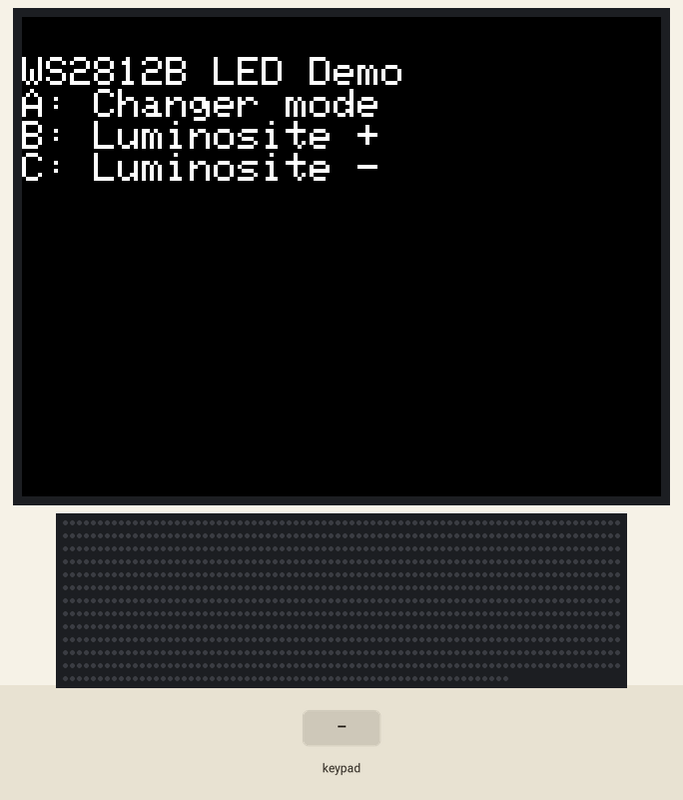
Recording of a sketch running on a simulated ESP32. Shown: 320×240 colour display, 1024 RGB LEDs in strip order, left to right, continuing on the next row. The test bench sets the inputs (shaded band). Dim RGB values are drawn brighter than linear; random numbers use the default seed unless the sketch sets one.

Above: at 1.4 s.
1.5 s: key 'A' pressed
At 3.3 s:
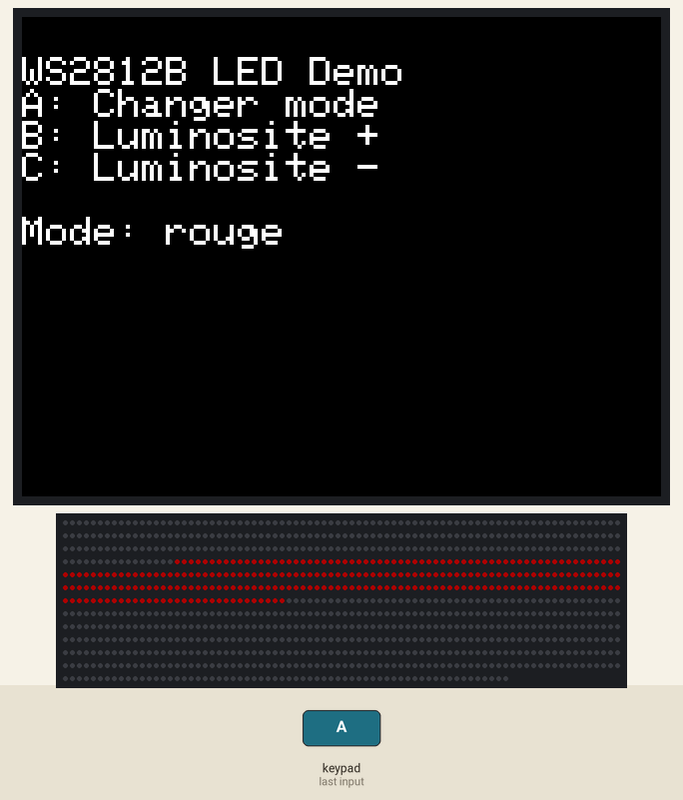
3.6 s: key 'A' pressed
At 4.9 s:
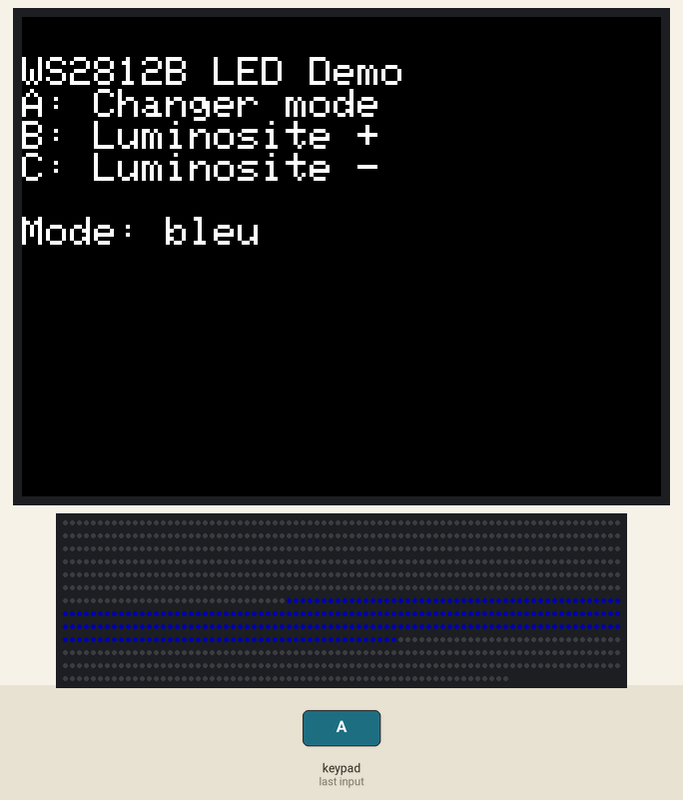
5.7 s: key 'B' pressed
At 6.9 s:
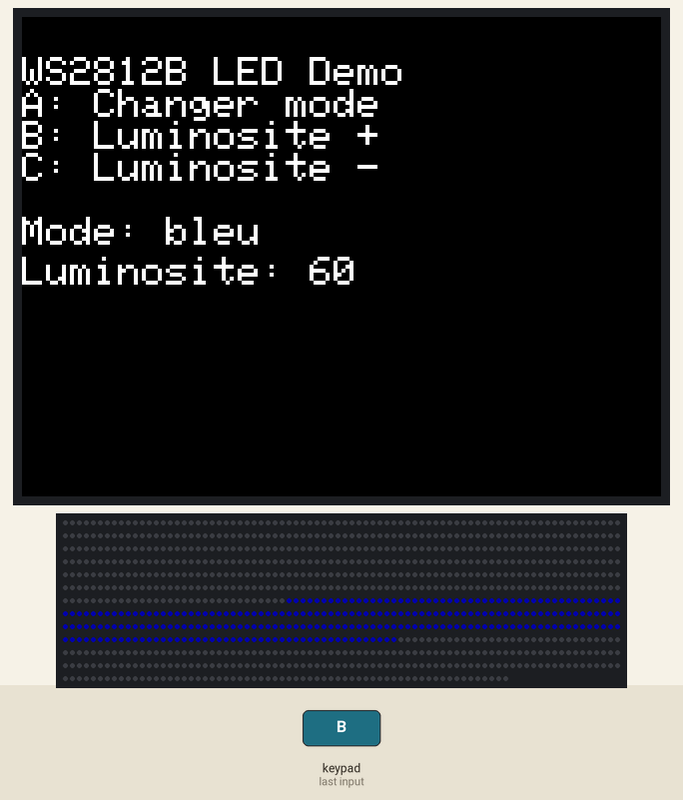
7.2 s: key 'C' pressed
8.7 s: key 'A' pressed
At 10.0 s:
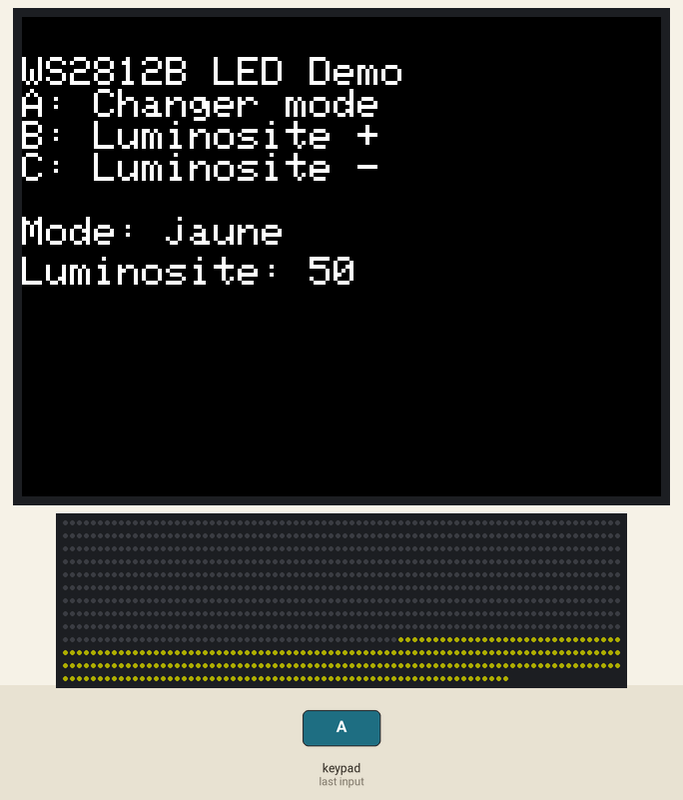
10.8 s: key 'A' pressed
At 12.1 s:
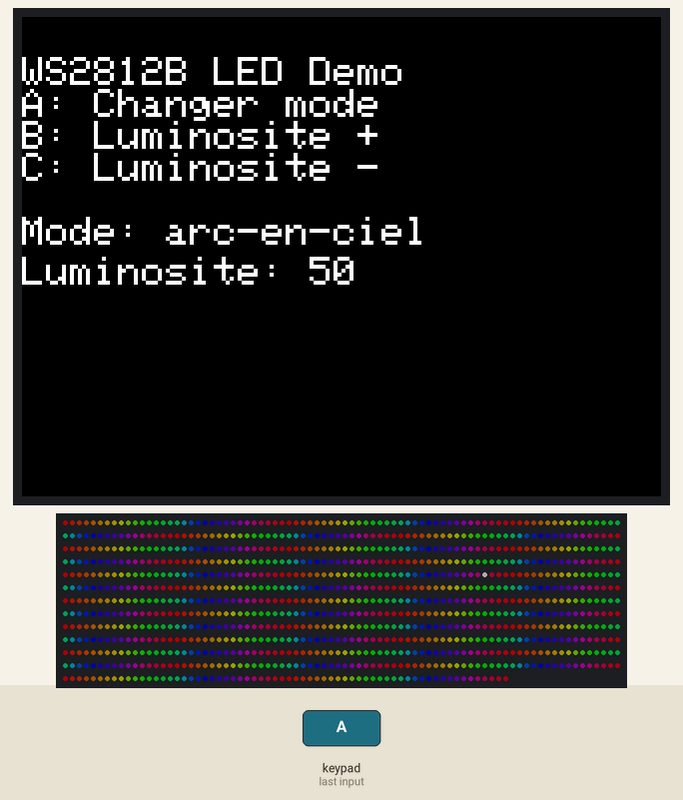
Timing chart, 0 to 13.3 s (numbered marks = the images above; inputs shaded):
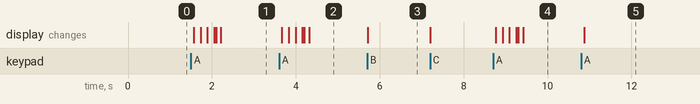

The sketch:

LEDs_Couleurs_Tapis.ino
```cpp
#include <FastLED.h>
#include <M5Core2.h>

// Configuration des LEDs
#define NUM_LEDS 1024     // 4 matrices de 256 LEDs
#define DATA_PIN 33       // Pin GPIO connecté au fil de données (DIN) de la bande
#define LED_TYPE WS2812B  // Type de LED
#define COLOR_ORDER GRB   // Ordre des couleurs pour WS2812B

const uint8_t MATRIX_WIDTH = 16;
const uint8_t MATRIX_HEIGHT = 16;
const uint16_t MATRIX_SIZE = 256; // Taille d'une matrice

// Tableau pour stocker l'état des LEDs
CRGB leds[NUM_LEDS];

// Variables pour les animations
uint8_t gHue = 0;        // Teinte variable pour les animations
uint8_t mode = 0;        // Mode d'animation actuel

void clearAllMatrices() {
  FastLED.clear();
  FastLED.show();
}

void rainbow() {
  fill_rainbow(leds, NUM_LEDS, gHue, 8);
}

void rainbowWithGlitter() {
  rainbow();
  if (random8() < 80) {
    leds[random16(NUM_LEDS)] += CRGB::White;
  }
}

String choixCouleur(int colorChoice) {
  clearAllMatrices(); // Éteindre toutes les matrices avant d'allumer la nouvelle

  CRGB color;
  String couleur;
  uint16_t matrixOffset;

  switch (colorChoice) {
    case 0: // Vert - Première matrice
      color = CRGB::Green;
      couleur = "vert";
      matrixOffset = 0;
      break;
    case 1: // Rouge - Deuxième matrice
      color = CRGB::Red;
      couleur = "rouge";
      matrixOffset = MATRIX_SIZE;
      break;
    case 2: // Bleu - Troisième matrice
      color = CRGB::Blue;
      couleur = "bleu";
      matrixOffset = MATRIX_SIZE * 2;
      break;
    case 3: // Jaune - Quatrième matrice
      color = CRGB::Yellow;
      couleur = "jaune";
      matrixOffset = MATRIX_SIZE * 3;
      break;
    case 4: // Mode arc-en-ciel sur toutes les matrices
      couleur = "arc-en-ciel";
      rainbowWithGlitter();
      FastLED.show();
      EVERY_N_MILLISECONDS(20) { gHue++; }
      return couleur;
    default:
      color = CRGB::White;
      couleur = "défaut";
      matrixOffset = 0;
      break;
  }

  if (colorChoice <= 3) { // Pour les modes de couleur unique
    splash(color, matrixOffset);
  }

  EVERY_N_MILLISECONDS(20) { gHue++; }
  return couleur;
}

void splash(CRGB color, uint16_t matrixOffset) {
  for (uint8_t size = 2; size <= MATRIX_WIDTH; size += 2) {
    int centerX = MATRIX_WIDTH / 2;
    int centerY = MATRIX_HEIGHT / 2;
    int startX = centerX - size / 2;
    int startY = centerY - size / 2;
    int endX = startX + size;
    int endY = startY + size;

    for (int x = startX; x < endX; ++x) {
      for (int y = startY; y < endY; ++y) {
        if (x >= 0 && x < MATRIX_WIDTH && y >= 0 && y < MATRIX_HEIGHT) {
          leds[XY(x, y, matrixOffset)] = color;
        }
      }
    }
    FastLED.show();
    delay(50);
    FastLED.clear();
  }

  // Remplir la matrice entière à la fin de l'animation
  for (int i = 0; i < MATRIX_SIZE; i++) {
    leds[i + matrixOffset] = color;
  }
  FastLED.show();
}

uint16_t XY(uint8_t x, uint8_t y, uint16_t matrixOffset) {
  uint16_t i;
  if (y % 2 == 0) {
    // Even rows run forward
    i = (y * MATRIX_WIDTH) + x;
  } else {
    // Odd rows run backward
    i = (y * MATRIX_WIDTH) + (MATRIX_WIDTH - 1 - x);
  }
  return i + matrixOffset; // Ajouter l'offset pour sélectionner la bonne matrice
}

void setup() {
  M5.begin();
  Serial.begin(115200);

  // Configurer l'écran
  M5.Lcd.fillScreen(BLACK);
  M5.Lcd.setCursor(0, 20);
  M5.Lcd.setTextColor(WHITE);
  M5.Lcd.setTextSize(2);
  M5.Lcd.println("WS2812B LED Demo");
  M5.Lcd.println("A: Changer mode");
  M5.Lcd.println("B: Luminosite +");
  M5.Lcd.println("C: Luminosite -");

  // Initialiser les LEDs
  FastLED.addLeds<LED_TYPE, DATA_PIN, COLOR_ORDER>(leds, NUM_LEDS).setCorrection(TypicalLEDStrip);
  FastLED.setBrightness(50);
  clearAllMatrices();
}

void loop() {
  M5.update();

  if (M5.BtnA.wasPressed()) {
    mode = (mode + 1) % 5;
    M5.Lcd.fillRect(0, 100, 320, 20, BLACK);
    M5.Lcd.setCursor(0, 100);
    M5.Lcd.print("Mode: ");
    String couleur = choixCouleur(mode);
    M5.Lcd.print(couleur);
  }

  if (M5.BtnB.wasPressed()) {
    uint8_t brightness = FastLED.getBrightness();
    brightness = brightness + 10 > 255 ? 255 : brightness + 10;
    FastLED.setBrightness(brightness);
    M5.Lcd.fillRect(0, 120, 320, 20, BLACK);
    M5.Lcd.setCursor(0, 120);
    M5.Lcd.print("Luminosite: ");
    M5.Lcd.print(brightness);
  }

  if (M5.BtnC.wasPressed()) {
    uint8_t brightness = FastLED.getBrightness();
    brightness = brightness - 10 < 0 ? 0 : brightness - 10;
    FastLED.setBrightness(brightness);
    M5.Lcd.fillRect(0, 120, 320, 20, BLACK);
    M5.Lcd.setCursor(0, 120);
    M5.Lcd.print("Luminosite: ");
    M5.Lcd.print(brightness);
  }
}
```

Measured:
- after the input at 1.5 s, the display: first changes after 0.07 s (image 1 shows a later state)
- after the input at 3.6 s, the display: first changes after 0.07 s (image 2 shows a later state)
- after the input at 5.7 s, the display: changes at once (image 3)
- after the input at 8.7 s, the display: first changes after 0.07 s (image 4 shows a later state)
- after the input at 10.8 s, the display: changes after 0.08 s (image 5)
